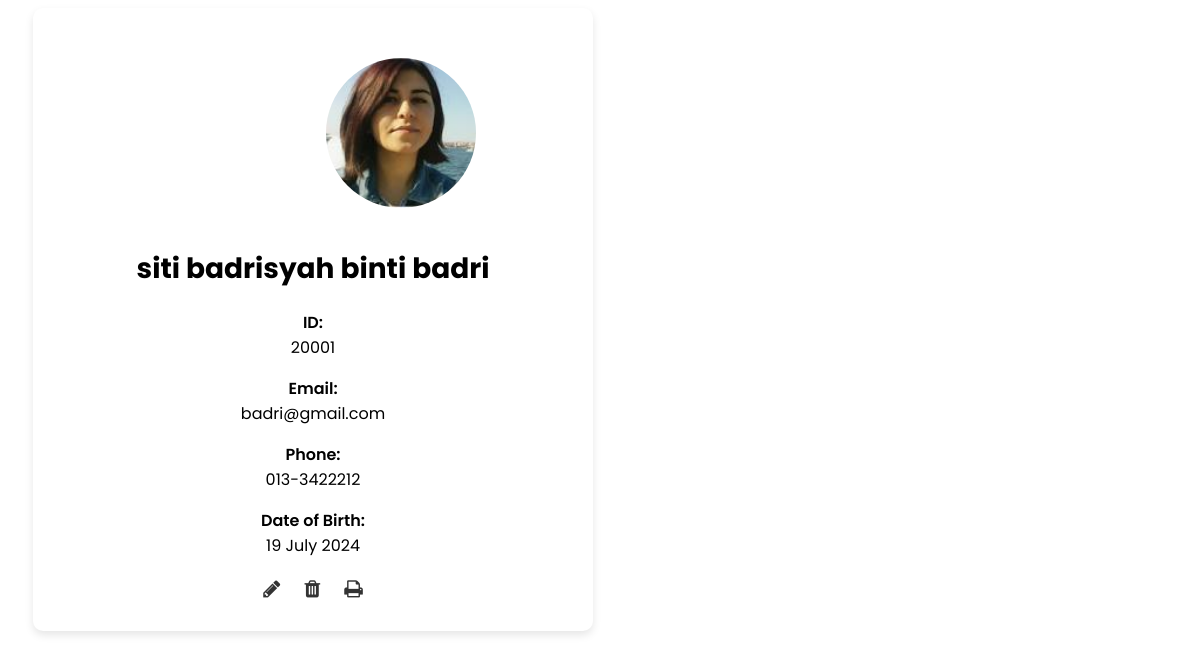
/ADMIN/fetchProfileDetails.php?clerkid=20001, run on the app's committed database.
### tables this page shows
CREATE TABLE `clerk` (
  `CLERKID` int NOT NULL,
  `CLERKNAME` varchar(255) NOT NULL,
  `CLERKPNO` varchar(12) DEFAULT NULL,
  `CLERKDOB` date DEFAULT NULL,
  `CLERKEMAIL` varchar(50) DEFAULT NULL,
  `CLERKTYPE` varchar(10) DEFAULT NULL,
  `CLERKPASSWORD` varchar(30) NOT NULL,
  `CLERKIMAGE` varchar(255) DEFAULT NULL,
  `STATUS` varchar(50) DEFAULT NULL
);

### ADMIN/fetchProfileDetails.php (the view, shortened to what this page needs)
<?php
require_once("../dbConnect.php");
$clerkId = $_GET['clerkid'];
$stmt = $dbCon->prepare("SELECT * FROM clerk WHERE CLERKID = ?");
$stmt->bind_param("i", $clerkId);
$stmt->execute();
$result = $stmt->get_result();
$clerk = $result->fetch_assoc();
?>
<!DOCTYPE html>
<html lang="en">
<head>
    <link rel="stylesheet" href="https://stackpath.bootstrapcdn.com/font-awesome/4.7.0/css/font-awesome.min.css">
</head>
<body>
    <div class="profile-container">
        <?php if ($clerk): ?>
            <div class="image-wrap">
                <img src="<?php echo !empty($clerk['CLERKIMAGE']) ? '../CLERK/' . htmlspecialchars($clerk['CLERKIMAGE']) : '../default-profile.png'; ?>" alt="Profile Picture">
            </div>
            <h2><?php echo htmlspecialchars($clerk['CLERKNAME']); ?></h2>
            <p><strong>ID:</strong> <?php echo htmlspecialchars($clerk['CLERKID']); ?></p>
            <p><strong>Email:</strong> <?php echo htmlspecialchars($clerk['CLERKEMAIL']); ?></p>
            <p><strong>Phone:</strong> <?php echo htmlspecialchars($clerk['CLERKPNO']); ?></p>
            <p><strong>Date of Birth:</strong> <?php echo date('d F Y' ,strtotime($clerk['CLERKDOB'])); ?></p>
            <div class="icon-container">
            <a href="editclerk.php?clerkid=<?php echo $clerk['CLERKID']; ?>"><i class="fa fa-pencil"></i></a>
                <a href="deleteclerk.php?clerkid=<?php echo $clerkId; ?>" onclick="return confirm('Are you sure you want to delete this clerk?');"><i class="fa fa-trash"></i></a>
                <a href="printclerk.php?clerkid=<?php echo $clerkId; ?>"><i class="fa fa-print"></i></a>
            </div>
            <?php else: ?>
            <p>No profile details found for this clerk.</p>
        <?php endif; ?>
    </div>
</body>
</html>

### ADMIN/fetchProfileDetails.php (style rules this page uses)
.profile-container { background-color: #fff; padding: 30px; border-radius: 10px; box-shadow: 0 4px 8px rgba(0, 0, 0, 0.1); width: 500px; text-align: center; margin-left: 25px; }
.profile-container .image-wrap { margin-top: 20px; margin-bottom: 40px; display: flex; justify-content: center; align-items: center; margin-left: 175px; }
.profile-container .image-wrap img { width: 150px; height: 150px; border-radius: 50%; object-fit: cover; }
.profile-container h2 { font-size: 28px; margin-bottom: 20px; font-family: 'Poppins', sans-serif; }
.profile-container p { font-size: 16px; margin-bottom: 10px; font-family: 'Poppins', sans-serif; }
.profile-container p strong { display: block; font-weight: 600; font-family: 'Poppins', sans-serif; }
.profile-container .icon-container { margin-top: 20px; }
.profile-container .icon-container a { margin: 0 10px; color: #333; text-decoration: none; font-size: 20px; }

### data on the page
clerk: CLERKIMAGE (picture), CLERKNAME "siti badrisyah binti badri", CLERKID "20001", CLERKEMAIL "badri@gmail.com", CLERKPNO "013-3422212", CLERKDOB "19 July 2024"
